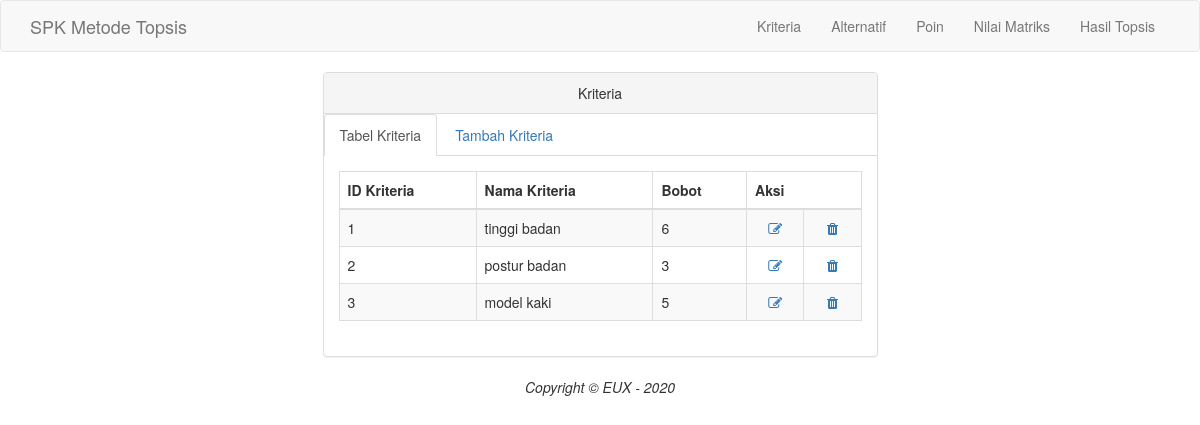
Page /kriteria.php on the committed database.
### tables this page shows
CREATE TABLE `tab_kriteria` (
  `id_kriteria` varchar(10) NOT NULL,
  `nama_kriteria` varchar(50) NOT NULL,
  `bobot` float NOT NULL
);

### kriteria.php (the view, shortened to what this page needs)
<?php
include("koneksi.php");
?>
<!DOCTYPE html>
<html>
<head>
  <link href="tampilan/css/bootstrap.min.css" rel="stylesheet">
  <link href="tampilan/font-awesome/css/font-awesome.min.css" rel="stylesheet" type="text/css">
</head>
<body>
  <nav class="navbar navbar-default navbar-custom">
    <div class="container">
      <div class="navbar-header">
        <a class="navbar-brand" href="index.php">SPK Metode Topsis</a>
      </div>
      <div class="collapse navbar-collapse">
        <ul class="nav navbar-nav navbar-right">
          <li>
            <a href="kriteria.php">Kriteria</a>
          </li>
          <li>
            <a href="alternatif.php">Alternatif</a>
          </li>
          <li>
            <a href="poin.php">Poin</a>
          </li>
          <li>
            <a href="nilmat.php">Nilai Matriks</a>
          </li>
          <li>
            <a href="hastop.php">Hasil Topsis</a>
          </li>
        </ul>
      </div>
    </div>
  </nav>
  <div class="container">
    <div class="row">
      <div class="col-lg-6 col-lg-offset-3">
        <div class="panel panel-default">
          <div class="panel-heading text-center">
            Kriteria
          </div>
          <ul class="nav nav-tabs">
            <li class="active">
              <a href="kriteria.php" data-toggle="tab">Tabel Kriteria</a>
            </li>
            <li>
              <a href="kriteriatambah.php" data-toggle="tab">Tambah Kriteria</a>
            </li>
          </ul>
          <div class="panel-body">
            <div class="tab-content">
              <div class="">
                <table class="table table-striped table-bordered table-hover">
                  <thead>
                    <tr>
                      <th>ID Kriteria</th>
                      <th>Nama Kriteria</th>
                      <th>Bobot</th>
                      <th colspan="2">Aksi</th>
                    </tr>
                  </thead>
                  <tbody>
                    <?php
                    $sql = $koneksi->query('SELECT * FROM tab_kriteria');
                    while ($row = $sql->fetch_array()) {
                    ?>
                      <tr>
                        <td><?php echo $row[0] ?></td>
                        <td><?php echo $row[1] ?></td>
                        <td><?php echo $row[2] ?></td>
                        <td align="center">
                          <a href="editkriteria.php?id_kriteria=<?php echo $row['id_kriteria'] ?>"> <i class="fa fa-edit fa-fw"></i>
                        </td>
                        <td align="center">
                          <a href="hapuskriteria.php?id_kriteria=<?php echo $row['id_kriteria'] ?>"> <i class="fa fa-trash fa-fw"></i>
                        </td>
                      </tr>
                    <?php } ?>
                  </tbody>
                </table>
              </div>
            </div>
          </div>
        </div>
      </div>
    </div>
  </div>
  <footer class="text-center">
    <div class="footer-below">
      <div class="container">
        <div class="row">
          <div class="col-lg-12">
            <em>Copyright &copy; EUX - 2020 </em>
          </div>
        </div>
      </div>
    </div>
  </footer>
</body>
</html>

### rows in the picture
tab_kriteria: id_kriteria "1", nama_kriteria "tinggi badan", bobot "6"
tab_kriteria: id_kriteria "2", nama_kriteria "postur badan", bobot "3"
tab_kriteria: id_kriteria "3", nama_kriteria "model kaki", bobot "5"
